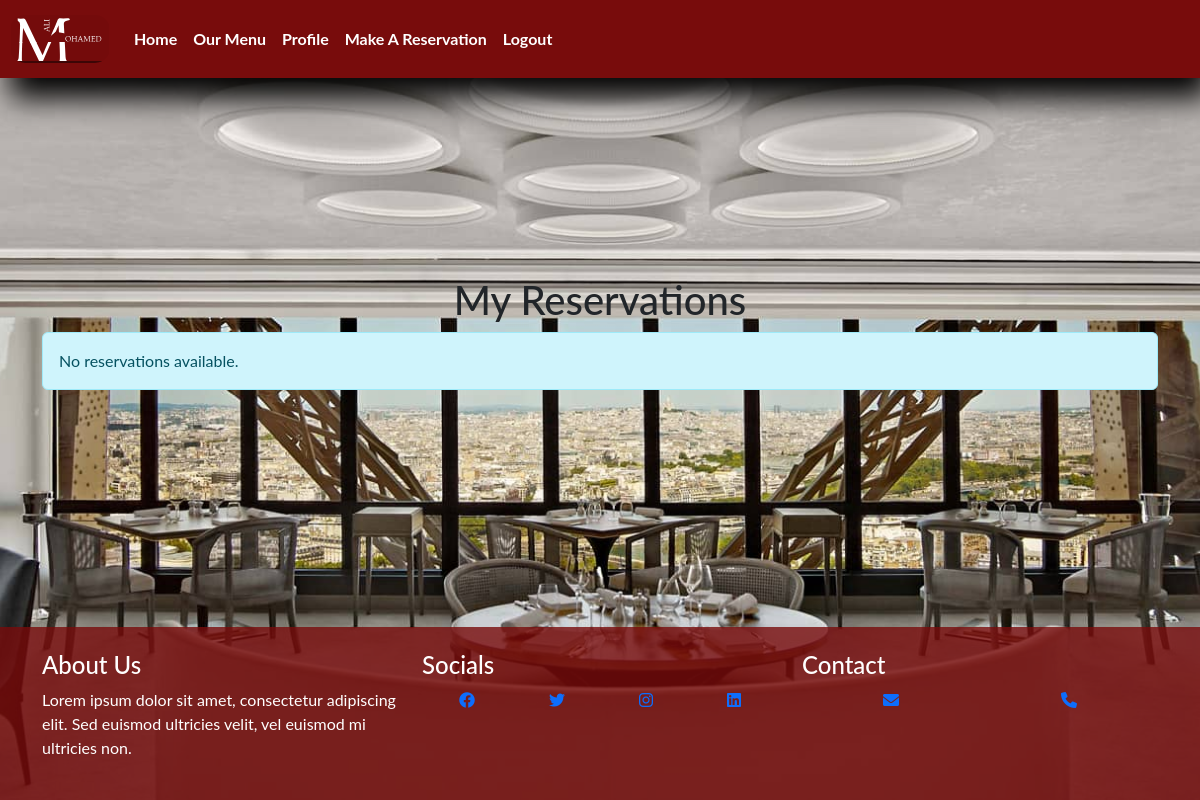
The page /user_reservations/ (signed in) on the database as committed earlier.
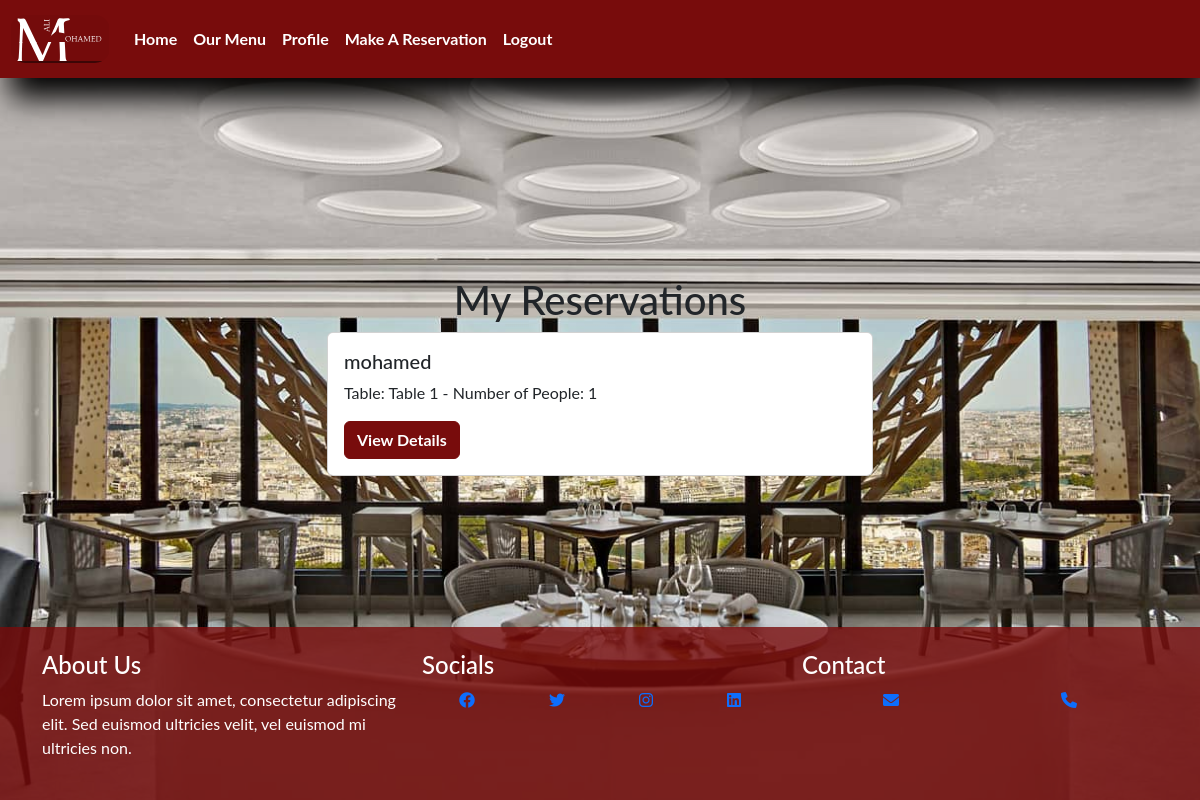
The same page on the database as committed later.
### booking/models.py (models this page shows, shortened)
class Reservation(models.Model):
    user = models.ForeignKey(User, on_delete=models.CASCADE, default=1)
    table = models.ForeignKey(Table, on_delete=models.CASCADE)
    number_of_people = models.IntegerField(validators=[MinValueValidator(0)])
    date = models.DateField()
    start_time = models.TimeField(default=timezone.now)
    end_time = models.TimeField(default=timezone.now)
    name = models.CharField(max_length=100)
    email = models.EmailField()

class Table(models.Model):
    table_number = models.IntegerField(unique=True)
    number_of_people = models.IntegerField(validators=[MinValueValidator(0)])
    is_available = models.BooleanField(default=True)
    def __str__(self):
        return f"Table {self.table_number} - Number of People: {self.number_of_people}"

### booking/views.py (the view)
# urls.py: path('user_reservations/', views.user_reservations, name='user_reservations'),
@login_required
def user_reservations(request):
    user = request.user
    reservations = Reservation.objects.filter(user=user)
    return render(request, 'user_reservations.html', {'reservations': reservations})

### booking/templates/user_reservations.html
{% extends "base.html" %}
{% block content %}
<section class="full">
    <div class="container mt-5">
        <h1 class="text-center">My Reservations</h1>
        <div class="row justify-content-center">
            {% if reservations %}
                {% for reservation in reservations %}
                    <div class="col-md-6">
                        <div class="card mb-3 card-1">
                            <div class="card-body">
                                <h5 class="card-title title-card">{{ reservation.name }}</h5>
                                <p class="card-text title-card">Table: {{ reservation.table }}</p>
                                <a href="{% url 'reservation_detail' reservation.id %}" class="btn btn-primary">View Details</a>
                            </div>
                        </div>
                    </div>
                {% endfor %}
            {% else %}
                <div class="col-md-12">
                    <div class="alert alert-info" role="alert">
                        No reservations available.
                    </div>
                </div>
            {% endif %}
        </div>
    </div>
</section>
{% endblock content %}

### restaurant/templates/base.html (shortened to what this page needs)
{% load static %}
<!DOCTYPE html>
<html lang="en">
<head>
  <link href="https://cdn.jsdelivr.net/npm/bootstrap@5.3.3/dist/css/bootstrap.min.css" rel="stylesheet" />
  <link rel="stylesheet" href="{% static 'css/style.css' %}" />
  <link rel="stylesheet" href="https://cdnjs.cloudflare.com/ajax/libs/font-awesome/6.0.0-beta3/css/all.min.css">
  <link rel="stylesheet" type="text/css" href="{% static 'css/style.css' %}">
</head>
<body>
  <header class="header">
    <nav class="navbar navbar-expand-lg bg-body-tertiary">
      <div class="container-fluid">
        <a class="navbar-brand" href="{% url 'home' %}">
          <img src="{% static 'image/logo(1).svg' %}" alt="logo">
        </a>
        <div class="collapse navbar-collapse" id="navbarSupportedContent">
          <ul class="navbar-nav me-auto mb-2 mb-lg-0 navme">
            <li class="nav-item">
              <a class="white nav-link" aria-current="page" href="{% url 'home' %}">Home</a>
            </li>
            <li class="nav-item">
              <a class="white nav-link" aria-current="page" href="{% url 'menu' %}">Our Menu</a>
              {% if user.is_authenticated %}
              <li class="nav-item">
                <a class="white nav-link" href="{% url 'user_reservations' %}">Profile</a>
              </li>
              <li class="nav-item">
                <a class="white nav-link" href="{% url 'make_reservation' %}">Make A Reservation</a>
              </li>
              <li class="nav-item">
                <a class="white nav-link" href="{% url 'logout' %}">Logout</a>
              </li>
          {% endif%}
          </ul>
        </div>
      </div>
    </nav>
  </header>
    {% block content %}
    {% endblock content %}
    <footer class="footer text-white py-4">
      <div class="container">
          <div class="row">
              <div class="col-lg-4 col-md-6">
                  <h4>About Us</h4>
                  <p>Lorem ipsum dolor sit amet, consectetur adipiscing elit. Sed euismod ultricies velit, vel euismod mi ultricies non.</p>
              </div>
              <div class="col-lg-4 col-md-6">
                  <h4>Socials</h4>
                  <ul class="list-unstyled Socials ">
                      <li class="mb-2"><a href="https://www.facebook.com/" target="_blank"><i class="fab fa-facebook"></i></a></li>
                      <li class="mb-2"><a href="https://twitter.com/" target="_blank"><i class="fab fa-twitter"></i></a></li>
                      <li class="mb-2"><a href="https://www.instagram.com/" target="_blank"><i class="fab fa-instagram"></i></a></li>
                      <li class="mb-2"><a href="https://www.linkedin.com/" target="_blank"><i class="fab fa-linkedin"></i></a></li>
                  </ul>
              </div>
              <div class="col-lg-4 col-md-12">
                  <h4>Contact</h4>
                  <ul class="list-unstyled Socials">
                      <li><a href="mailto:info@example.com" target="_blank"><i class="fas fa-envelope"></i></a></li>
                      <li><a href="tel:+1234567890" target="_blank"><i class="fas fa-phone"></i></a></li>
                  </ul>
              </div>
          </div>
      </div>
  </footer>
</body>
</html>

### restaurant/static/css/style.css (style rules this page uses)
* { margin: 0; padding: 0; box-sizing: border-box; }
body { min-height: 100vh; display: flex; flex-direction: column; background-image: url("../image/restaurant-boutique-header-bg.jpg"); background-position: center; background-size:cover; background-repeat: no-repeat; font-family: 'Lato', sans-serif; }
.header .container-fluid { margin:0; padding: 10px; background-color: rgb(120, 12, 12); box-shadow: 10px 20px 30px rgb(0, 0, 0); position: relative; }
.navbar { margin: 0; padding: 0; }
ul { display: flex; flex-direction: row; align-items: center; justify-content: right; }
.navbar-brand img { width: 100px; border-radius: 15px; }
.white { color: white; font-weight: bold; }
.full { margin-top: 150px; display: flex; flex-direction: column; position: relative; margin-bottom: 0; }
.btn { background-color: rgb(120, 12, 12); border-color: rgb(120, 12, 12); font-weight: bold; }
.footer { margin-top: auto; background-color: rgba(120, 12, 12, 0.80); width: 100%; position: fixed; bottom: 0; }
.Socials { display: flex; align-items: center; justify-content: space-around; }

Rows that differ between the two databases and show on the page:
added Reservation: name "mohamed", table "Table 1 - Number of People: 1"
Other text that changed with them:
text no longer shown: "No reservations available."
